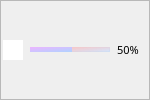
              <widget class="QFrame" name="frame_bottom_playbar_2">
               <property name="minimumSize">
                <size>
                 <width>150</width>
                 <height>0</height>
                </size>
               </property>
               <property name="maximumSize">
                <size>
                 <width>150</width>
                 <height>16777215</height>
                </size>
               </property>
               <property name="font">
                <font>
                 <family>本墨字语</family>
                 <pointsize>8</pointsize>
                </font>
               </property>
               <property name="layoutDirection">
                <enum>Qt::LeftToRight</enum>
               </property>
               <property name="styleSheet">
                <string notr="true"/>
               </property>
               <property name="frameShape">
                <enum>QFrame::StyledPanel</enum>
               </property>
               <property name="frameShadow">
                <enum>QFrame::Raised</enum>
               </property>
               <layout class="QHBoxLayout" name="horizontalLayout_8">
                <property name="spacing">
                 <number>0</number>
                </property>
                <property name="leftMargin">
                 <number>0</number>
                </property>
                <property name="topMargin">
                 <number>0</number>
                </property>
                <property name="rightMargin">
                 <number>0</number>
                </property>
                <property name="bottomMargin">
                 <number>0</number>
                </property>
                <item>
                 <widget class="QPushButton" name="pushButton_bottom_volume">
                  <property name="minimumSize">
                   <size>
                    <width>0</width>
                    <height>0</height>
                   </size>
                  </property>
                  <property name="maximumSize">
                   <size>
                    <width>20</width>
                    <height>20</height>
                   </size>
                  </property>
                  <property name="cursor">
                   <cursorShape>PointingHandCursor</cursorShape>
                  </property>
                  <property name="styleSheet">
                   <string notr="true">
QPushButton{
background-color:rgb(255, 255, 255) ;
	color: rgb(255, 255, 255);
	border:none;
	border-radius:22px;
}
QPushButton:pressed{
padding-left:4px;
padding-top:4px;
}
QPushButton:hover{  
	padding-bottom:3px; 
}</string>
                  </property>
                  <property name="text">
                   <string/>
                  </property>
                  <property name="icon">
                   <iconset resource="../pic/icon.qrc">
                    <normaloff>:/icon/icon/volume_big.png</normaloff>:/icon/icon/volume_big.png</iconset>
                  </property>
                 </widget>
                </item>
                <item>
                 <widget class="QSlider" name="horizontalSlider">
                  <property name="minimumSize">
                   <size>
                    <width>90</width>
                    <height>7</height>
                   </size>
                  </property>
                  <property name="maximumSize">
                   <size>
                    <width>90</width>
                    <height>7</height>
                   </size>
                  </property>
                  <property name="cursor">
                   <cursorShape>ArrowCursor</cursorShape>
                  </property>
                  <property name="mouseTracking">
                   <bool>false</bool>
                  </property>
                  <property name="tabletTracking">
                   <bool>false</bool>
                  </property>
                  <property name="focusPolicy">
                   <enum>Qt::NoFocus</enum>
                  </property>
                  <property name="contextMenuPolicy">
                   <enum>Qt::NoContextMenu</enum>
                  </property>
                  <property name="acceptDrops">
                   <bool>false</bool>
                  </property>
                  <property name="autoFillBackground">
                   <bool>false</bool>
                  </property>
                  <property name="styleSheet">
                   <string notr="true">QSlider{
border-color: #bcbcbc;
color:#d9d9d9;

}
QSlider::groove:horizontal {                                   
     border: 1px solid #999999;                             
     height: 3px;                                           
    margin: 0px 0;                                         
     left: 5px; right: 5px; 
 }
QSlider::handle:horizontal {                /*滑块*/               
     border: 0px ; 
     border-image: url(:/icon/圆.png);
	 width:15px;
     margin: -7px -7px -7px -7px;       
       
} 
QSlider::add-page:horizontal{
	background-color: qlineargradient(spread:pad, x1:0, y1:0, x2:1, y2:1, stop:0 rgba(247, 199, 199, 255), stop:1 rgba(209, 230, 255, 237));

}
QSlider::sub-page:horizontal{                               
              
	background-color: qlineargradient(spread:pad, x1:0, y1:0, x2:1, y2:1, stop:0 rgba(237, 180, 255, 255), stop:1 rgba(175, 211, 255, 255));
}</string>
                  </property>
                  <property name="maximum">
                   <number>100</number>
                  </property>
                  <property name="singleStep">
                   <number>1</number>
                  </property>
                  <property name="value">
                   <number>50</number>
                  </property>
                  <property name="sliderPosition">
                   <number>50</number>
                  </property>
                  <property name="tracking">
                   <bool>true</bool>
                  </property>
                  <property name="orientation">
                   <enum>Qt::Horizontal</enum>
                  </property>
                  <property name="invertedAppearance">
                   <bool>true</bool>
                  </property>
                  <property name="invertedControls">
                   <bool>false</bool>
                  </property>
                  <property name="tickPosition">
                   <enum>QSlider::NoTicks</enum>
                  </property>
                  <property name="tickInterval">
                   <number>0</number>
                  </property>
                 </widget>
                </item>
                <item>
                 <widget class="QLabel" name="label_volume_adjust">
                  <property name="minimumSize">
                   <size>
                    <width>30</width>
                    <height>0</height>
                   </size>
                  </property>
                  <property name="maximumSize">
                   <size>
                    <width>30</width>
                    <height>16777215</height>
                   </size>
                  </property>
                  <property name="font">
                   <font>
                    <family>本墨字语</family>
                    <pointsize>8</pointsize>
                   </font>
                  </property>
                  <property name="text">
                   <string>50%</string>
                  </property>
                 </widget>
                </item>
               </layout>
              </widget>
